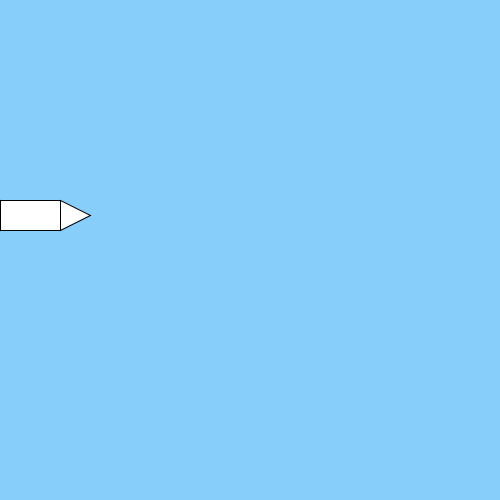
Frame 1 (no input)
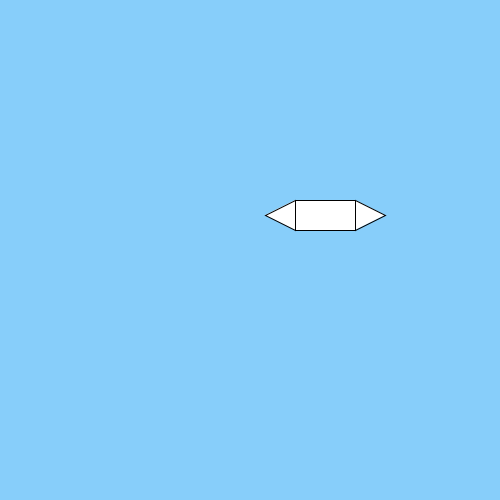
Frame 60 (the mouse pressed at the canvas centre just before this capture)
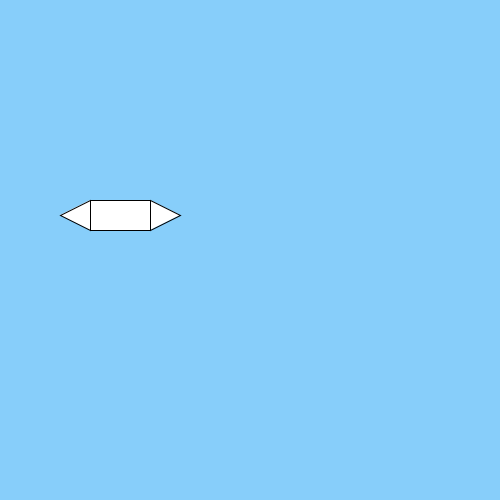
Frame 120 (the mouse held since frame 60 and released just before this capture)

The Processing sketch that drew these frames (run headless with seeded random() and noise(); from frame 60 on, the mouse is pressed at the canvas centre):

// Processing sketch: pesawatsederhana
// ── pesawatsederhana.pde
float planeX = 0; 
float planeY = 200; 
float planeSpeed = 5; 
float planeSize= 60; 

void setup(){
  size(500, 500);
}

void draw(){
  background(135, 206, 250);
  fill(255); 
  rect(planeX, planeY, planeSize, planeSize / 2);
  triangle(planeX, planeY, planeX, planeY + planeSize / 2, planeX - planeSize / 2, planeY + planeSize / 4); //menggambar sayap kiri
  triangle(planeX + planeSize, planeY, planeX + planeSize, planeY + planeSize / 2, planeX + planeSize + planeSize / 2, planeY + planeSize / 4);
  planeX = planeX + planeSpeed;  
  if(planeX > width){
    planeX = 0; 
  }  
}
